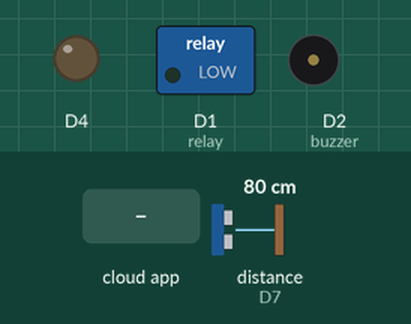
Simulated run of this sketch. Board: ESP8266 (NodeMCU). On the bench: switched loads named in the sketch (green lamp = pin HIGH), output pins drawn as LEDs (lit = HIGH), buzzer (waves = sounding). Wiring (inferred from the names in the program): ultrasonic range finder: trigger D5; echo D7. The test bench sets the inputs (shaded band); at power-on: distance to the obstacle (sensor on D7) 80 cm. The echo pulse lasts 58.3 µs per cm; WiFi joins after 1.5 s; servers stay silent unless stated; pins used as bus, display or sensor lines are not drawn; what the sketch prints to the serial monitor is not drawn.

Above: at 2.7 s.
2.8 s: the phone or cloud app sets 633d51fa134b2df11cc36730 to 1
At 3.6 s:
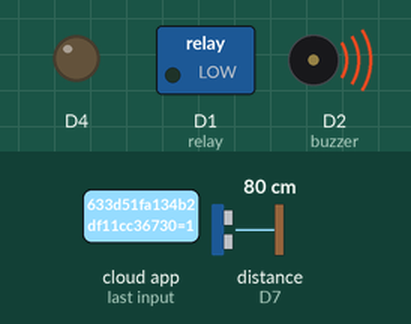
5.8 s: distance to the obstacle (sensor on D7) set to 45 cm
7.7 s: distance to the obstacle (sensor on D7) set to 38 cm
At 8.6 s:
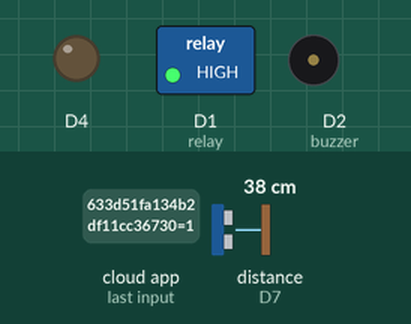
10.7 s: distance to the obstacle (sensor on D7) set to 60 cm
At 12.6 s:
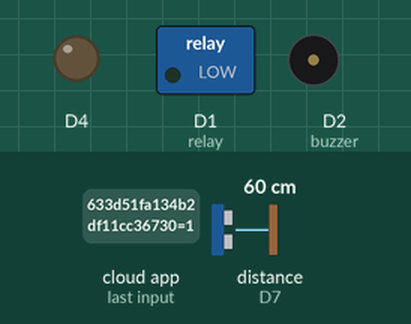
13.7 s: distance to the obstacle (sensor on D7) set to 2 cm
At 15.6 s:
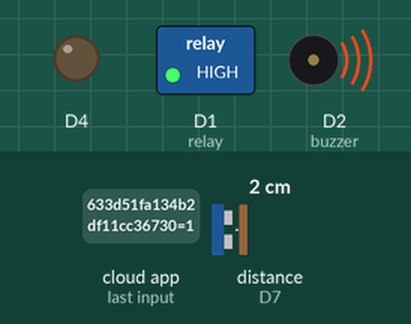
16.7 s: the phone or cloud app sets 633d51fa134b2df11cc36730 to 0
At 17.7 s:
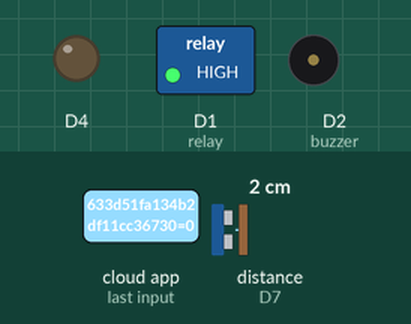
Timing chart, 0 to 19.2 s (numbered marks = the images above; inputs shaded):
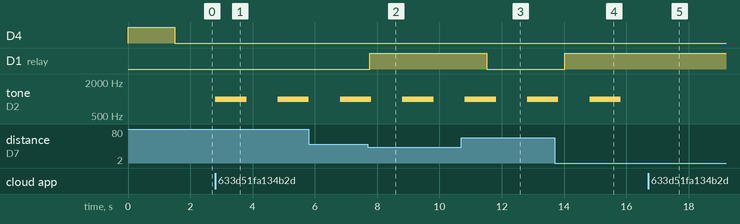

Measured:
- the behaviour switches between 42 and 41 cm on distance to the obstacle (sensor on D7) (found by bisection; images 1 and 2)
- after the input at 2.8 s, tone on D2 (buzzer): silent → 1000 Hz at once, → silent 1.0 s later, → 1000 Hz 1.0 s later
- after the input at 7.7 s, D1 (relay): LOW → HIGH after 0.06 s
- after the input at 10.7 s, D1 (relay): HIGH → LOW after 0.82 s
- after the input at 13.7 s, D1 (relay): LOW → HIGH after 0.32 s
- after the input at 16.7 s, tone on D2 (buzzer): stays silent (without the input it goes to 1000 Hz after 0.12 s)

The sketch:

IoT_Motion_Detector.ino
```cpp
#include <ESP8266WiFi.h>
#include <SinricPro.h>
#include <SinricProSwitch.h>
#include <SinricProMotionsensor.h>

#define ssid "_Classified."
#define password "183768967"

#define appKey "5af02028-425a-430b-8700-5ac9c9701a8c"
#define appSecret "e7547b6c-b550-4899-85b8-fe9356433de0-8b8430fa-0cf0-417f-b2dc-eaeeda9aa628"
#define deviceID "633d51fa134b2df11cc36730"


bool powerState = true, lastMotionState = false, sent = false, alarm;
unsigned long lastChange0 = 0, lastChange1 = 0, duration;
int num = 0, distance;
int repeat = 9;

// Use D1 and D2 for relays
#define relay D1
#define buzzer D2
#define trig D5
#define echo D7
// #define sensor D8

bool onPowerState(const String &deviceId, bool &state) {
  Serial.printf("Device %s turned %s (via SinricPro) \r\n", deviceId.c_str(), state?"on":"off");
  alarm = state;
  Serial.printf("Alarm is: %s\r\n", alarm?"on":"off");
  // digitalWrite()
  // digitalWrite(relay, state?LOW:HIGH);
  // powerState = state;
  return true;
}

void security() {
  unsigned long actualMillis = millis();
  digitalWrite(trig, LOW);
  delayMicroseconds(2);
  digitalWrite(trig, HIGH);
  delayMicroseconds(10);
  digitalWrite(trig, LOW);
  duration = pulseIn(echo, HIGH);
  distance = duration * 0.034 / 2;
  if (actualMillis - lastChange0 < 1250) return;

  SinricProSwitch& mySwitch = SinricPro[deviceID];
  if(distance <= 40) {
    if(repeat == 9 && !sent) {
      sent = true;
      mySwitch.sendPushNotification("Motion detected!");
      Serial.println("Sending notif");
    }
    Serial.println("Motion detected");
    digitalWrite(relay, HIGH);
  }
  else {
    digitalWrite(relay, LOW);
    Serial.println("Motion absent");
  }
  if(sent){
    if(repeat == 0) {
      repeat = 9;
      sent = false;
    }
    else {
      repeat--;
    }
  }
  lastChange0 = actualMillis;
}

void setupWifi() {
  WiFi.mode(WIFI_STA);
  WiFi.begin(ssid, password);
  Serial.print("Connecting to ");
  Serial.println(ssid);
  while (WiFi.status() != WL_CONNECTED) {
    Serial.print(".");
    delay(250);
  }
  Serial.println("");
  Serial.println("WiFi connected.");
  Serial.println("IP address: ");
  Serial.println(WiFi.localIP());
  SinricProSwitch& myMotionsensor = SinricPro[deviceID];
  myMotionsensor.onPowerState(onPowerState);
  SinricPro.onConnected([](){ Serial.printf("Connected to SinricPro\r\n"); });
  SinricPro.onDisconnected([](){ Serial.printf("Disconnected from SinricPro\r\n"); });
  SinricPro.begin(appKey, appSecret);
}

void buzz() {
  unsigned long actualMillis1 = millis();
  if(!alarm) {
    noTone(buzzer);
    return;
  }
  if (actualMillis1 - lastChange1 < 1000) return;
  if(actualMillis1 / 1000 % 2 == 0) {
    Serial.println("Buzzing");
    tone(buzzer, 1000);
  }
  else {
    Serial.println("Unbuzzing");
    noTone(buzzer);
  }
  lastChange1 = actualMillis1;
}

void setup() {
  digitalWrite(D4, HIGH);
  Serial.begin(115200);
  pinMode(trig, OUTPUT);
  pinMode(echo, INPUT);
  pinMode(relay, OUTPUT);
  pinMode(buzzer, OUTPUT);
  pinMode(D4, OUTPUT);
  setupWifi();
  digitalWrite(D4, LOW);
}

void loop() {
  SinricPro.handle();
  security();
  buzz();
}
```
